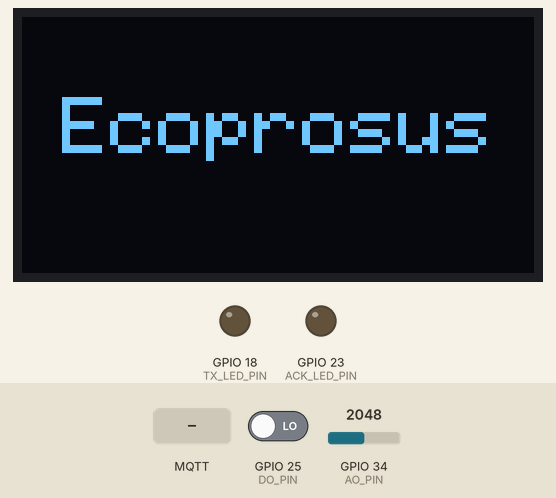
Recording of a sketch running on a simulated ESP32. Shown: 128×64 one-colour display, output pins drawn as LEDs (lit = HIGH). Dashed ring = blinking. The test bench sets the inputs (shaded band); at power-on: GPIO 25 (DO_PIN) LOW, GPIO 34 (AO_PIN) = 2048. WiFi joins after 1.5 s; servers stay silent unless stated; the local clock reads 2024-03-15 10:24:30 at power-on unless the sketch sets it; no MQTT or app messages arrive unless stated; what the sketch prints to the serial monitor is not drawn.

Above: at 1.1 s.
3.3 s: GPIO 25 (DO_PIN) driven HIGH
At 3.48 s:
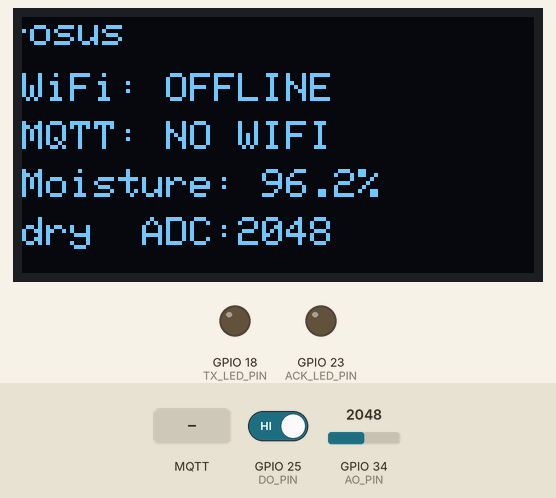
5.4 s: GPIO 25 (DO_PIN) driven LOW
At 7.1 s:
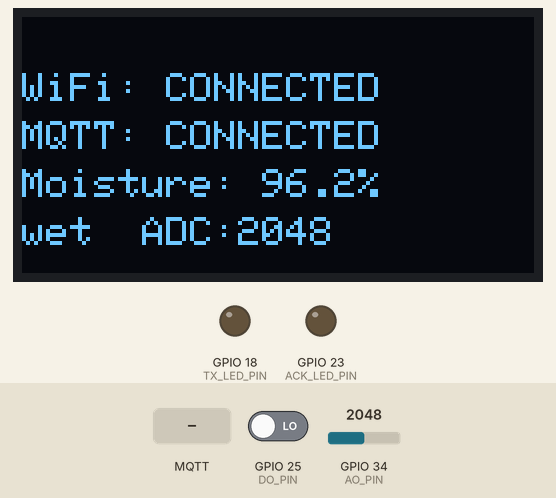
7.5 s: MQTT message "ACK" arrives on the first subscribed topic
At 7.62 s:
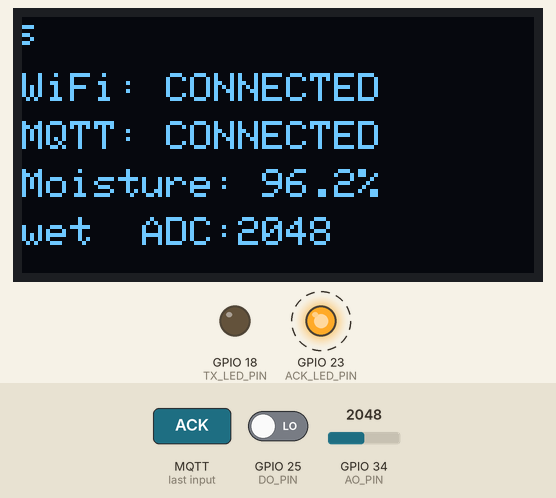
9.8 s: GPIO 34 (AO_PIN) set to 1960
At 10.12 s:
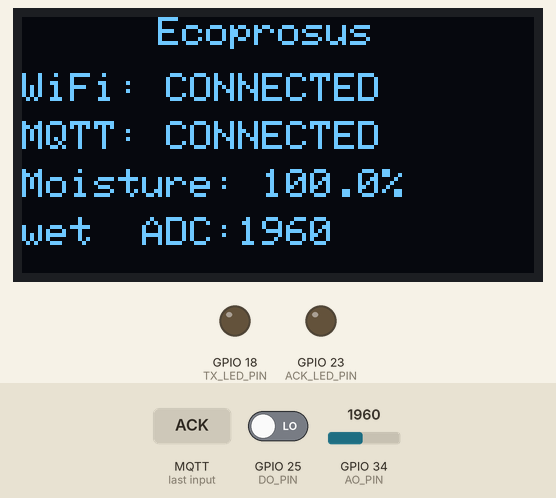
11.5 s: GPIO 34 (AO_PIN) set to 2040
At 12.5 s:
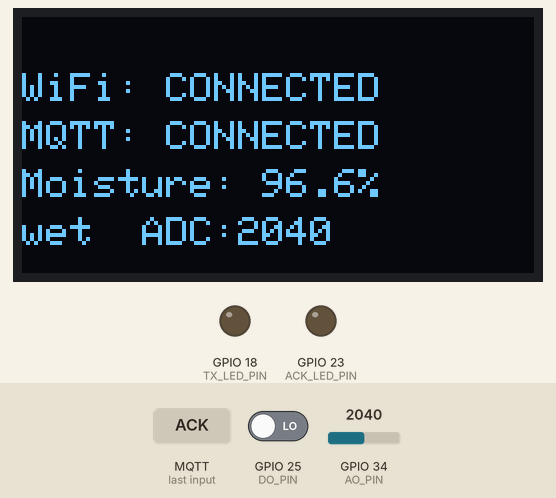
13.1 s: GPIO 34 (AO_PIN) set to 2047
At 30.66 s:
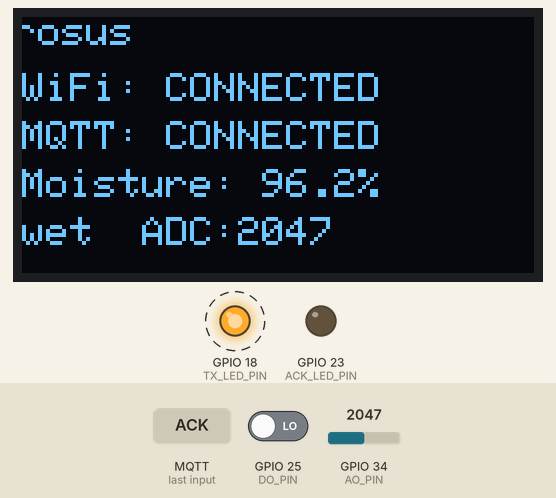
Timing chart, 0 to 32.0 s (numbered marks = the images above; inputs shaded):
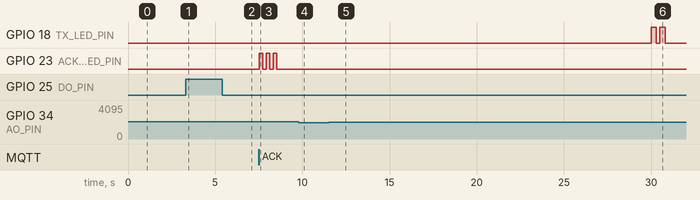

Measured:
- after the input at 3.3 s, the display: changes after 0.07 s (image 1)
- after the input at 5.4 s, the display: first changes after 0.05 s (image 2 shows a later state)
- after the input at 7.5 s, GPIO 23 (ACK_LED_PIN): alternates HIGH for 0.20 s and LOW for 0.20 s, 6 changes in all, then stays LOW, starting at once
- what the display in image 0 shows lasts 1.0 s, from 1.1 s to 2.1 s

The sketch:

ESP32_FC28_MQTT_NonBlocking.ino
```cpp
/*
  ECOPROSUS - ESP32 #1
  FC-28 Soil Moisture + OLED + WiFi + NTP + MQTT + JSON
  Non-blocking WiFi and MQTT connection
  OLED displays WiFi and MQTT connection status
  Double-blink TX LED during transmission
  ACK LED blinks 3 times when Raspberry Pi acknowledges
  Data transmission every 30 seconds
  ----------------------------------------------------------
  FC-28:
    AO -> GPIO 34
    DO -> GPIO 25

  OLED:
    SDA -> GPIO 21
    SCL -> GPIO 22
    Address -> 0x3C

  LEDs:
    TX LED  -> GPIO 18
    ACK LED -> GPIO 23

  MQTT Broker:
    Raspberry Pi IP -> 172.16.0.132
    Port            -> 1883

  MQTT Topics:
    Sensor -> ecoprosus/esp32-01/soil/moisture
    ACK    -> ecoprosus/esp32-01/ack        (Pi must publish payload: ACK)
    Status -> ecoprosus/esp32-01/status

  FC-28 Calibration:
    Wet = 1967
    Dry = 4095

  ACK handshake:
    1. ESP32 publishes JSON to the sensor topic (TX LED double-blinks)
    2. Raspberry Pi / Node-RED publishes "ACK" to the ACK topic
    3. ESP32 receives it and blinks the ACK LED 3 times on GPIO 23

  Time handling:
    The system clock is kept as TRUE UTC (configTime offset = 0).
    IST (+5:30) is added manually only for Serial display, so the JSON
    "timestamp" (which ends in Z) is genuinely UTC.

  Library required: "ArduinoJson" by Benoit Blanchon (v6.x or v7.x)
*/

#include <WiFi.h>
#include <PubSubClient.h>
#include <ArduinoJson.h>
#include "time.h"
#include <Wire.h>
#include <Adafruit_GFX.h>
#include <Adafruit_SSD1306.h>

// ======================================================
// OLED CONFIGURATION
// ======================================================

#define SCREEN_WIDTH 128
#define SCREEN_HEIGHT 64
#define OLED_RESET -1
#define OLED_ADDRESS 0x3C

Adafruit_SSD1306 display(
  SCREEN_WIDTH,
  SCREEN_HEIGHT,
  &Wire,
  OLED_RESET
);

// ======================================================
// WIFI CONFIGURATION
// ======================================================

const char* ssid = "Ecopro";
const char* password = "ecopro$123";

// ======================================================
// NTP CONFIGURATION
// ======================================================

const char* ntpServer = "pool.ntp.org";

// Used ONLY to shift the displayed time - never passed to configTime()
const long gmtOffset_sec_local = 19800;   // +5:30 (IST)

// ======================================================
// FC-28 CONFIGURATION
// ======================================================

#define AO_PIN 34
#define DO_PIN 25

#define WET_VALUE 1967
#define DRY_VALUE 4095

// ======================================================
// LED CONFIGURATION
// ======================================================

#define TX_LED_PIN 18
#define ACK_LED_PIN 23

// ======================================================
// DEVICE CONFIGURATION
// ======================================================

const char* DEVICE_ID = "ESP32_Node_01";

// ======================================================
// MQTT CONFIGURATION
// ======================================================

const char* mqtt_server = "172.16.0.132";
const int mqtt_port = 1883;

const char* mqtt_topic =
  "ecoprosus/esp32-01/soil/moisture";

const char* mqtt_status_topic =
  "ecoprosus/esp32-01/status";

const char* mqtt_ack_topic =
  "ecoprosus/esp32-01/ack";

WiFiClient espClient;
PubSubClient client(espClient);

// ======================================================
// TIMERS
// ======================================================

unsigned long lastMqttPublish = 0;
const unsigned long mqttInterval = 30000;

unsigned long lastMqttAttempt = 0;
const unsigned long mqttRetryInterval = 5000;

unsigned long lastWiFiAttempt = 0;
const unsigned long wifiRetryInterval = 5000;

unsigned long lastOLEDUpdate = 0;
const unsigned long oledUpdateInterval = 200;

// ======================================================
// STATUS VARIABLES
// ======================================================

String mqttDisplayStatus = "STARTING";
String wifiDisplayStatus = "STARTING";

bool ackReceived = false;

int latestAnalogValue = 0;
int latestDigitalValue = LOW;
float latestMoisture = 0.0;
String latestSoilStatus = "unknown";

// ======================================================
// OLED SCROLL
// ======================================================

int scrollX = -100;

// Lower this number to slow the scrolling down (e.g. 6 or 4)
const int scrollSpeed = 12;

// ======================================================
// TRANSMISSION LED (double blink)
// ======================================================

void blinkTXLED()
{
  digitalWrite(TX_LED_PIN, HIGH);
  delay(300);

  digitalWrite(TX_LED_PIN, LOW);
  delay(200);

  digitalWrite(TX_LED_PIN, HIGH);
  delay(300);

  digitalWrite(TX_LED_PIN, LOW);
}

// ======================================================
// ACK LED (3-times blink on GPIO 23)
// ======================================================

void blinkACKLED()
{
  for (int i = 0; i < 3; i++)
  {
    digitalWrite(ACK_LED_PIN, HIGH);
    delay(200);
    digitalWrite(ACK_LED_PIN, LOW);
    delay(200);
  }
}

// ======================================================
// MQTT CALLBACK - runs when a message arrives on a subscribed topic
// ======================================================

void mqttCallback(
  char* topic,
  byte* payload,
  unsigned int length
)
{
  String message;

  for (unsigned int i = 0; i < length; i++)
  {
    message += (char)payload[i];
  }

  Serial.println();
  Serial.println("--------------------------------------");
  Serial.print("MQTT message received on: ");
  Serial.println(topic);
  Serial.print("Message: ");
  Serial.println(message);

  // Tolerate stray whitespace / lower-case from the Pi side
  message.trim();
  message.toUpperCase();

  if (String(topic) == mqtt_ack_topic)
  {
    if (message == "ACK")
    {
      ackReceived = true;

      Serial.println("Raspberry Pi ACK received!");

      blinkACKLED();
    }
  }
}

// ======================================================
// CONNECT WIFI - NON-BLOCKING
// ======================================================

void connectWiFi()
{
  if (WiFi.status() == WL_CONNECTED)
  {
    wifiDisplayStatus = "CONNECTED";
    return;
  }

  unsigned long now = millis();

  if (now - lastWiFiAttempt < wifiRetryInterval)
  {
    wifiDisplayStatus = "OFFLINE";
    return;
  }

  lastWiFiAttempt = now;

  Serial.println("Trying to connect to Wi-Fi...");

  wifiDisplayStatus = "CONNECTING";

  WiFi.mode(WIFI_STA);
  WiFi.begin(ssid, password);
}

// ======================================================
// CONNECT MQTT - NON-BLOCKING
// ======================================================

void connectMQTT()
{
  if (WiFi.status() != WL_CONNECTED)
  {
    mqttDisplayStatus = "NO WIFI";
    return;
  }

  if (client.connected())
  {
    mqttDisplayStatus = "CONNECTED";
    return;
  }

  unsigned long now = millis();

  if (now - lastMqttAttempt < mqttRetryInterval)
  {
    mqttDisplayStatus = "BROKER OFF";
    return;
  }

  lastMqttAttempt = now;

  Serial.print("Connecting to MQTT broker...");

  mqttDisplayStatus = "CONNECTING";

  String clientID =
    String("ecoprosus-esp32-01-") +
    String((uint32_t)ESP.getEfuseMac(), HEX);

  if (client.connect(
        clientID.c_str(),
        mqtt_status_topic,
        0,
        true,
        "offline"))
  {
    Serial.println("connected!");

    mqttDisplayStatus = "CONNECTED";

    client.publish(
      mqtt_status_topic,
      "online",
      true
    );

    // Listen for the Raspberry Pi acknowledgement
    client.subscribe(mqtt_ack_topic);

    Serial.print("Subscribed to: ");
    Serial.println(mqtt_ack_topic);
  }
  else
  {
    Serial.print("failed, state=");
    Serial.println(client.state());

    mqttDisplayStatus = "BROKER OFF";
  }
}

// ======================================================
// CALCULATE SOIL MOISTURE
// ======================================================

float calculateMoisture(int analogValue)
{
  float moisture =
    ((float)(DRY_VALUE - analogValue) /
     (DRY_VALUE - WET_VALUE)) * 100.0;

  moisture = constrain(
    moisture,
    0.0,
    100.0
  );

  return moisture;
}

// ======================================================
// TRUE UTC ISO TIMESTAMP (for JSON "timestamp" field)
// Non-blocking: uses time(nullptr), not getLocalTime()
// ======================================================

String getISOTimestamp()
{
  time_t now = time(nullptr);   // genuinely UTC, since the clock is never offset

  if (now < 100000)             // NTP not synced yet
  {
    return "NTP_SYNC_ERROR";
  }

  struct tm utcTime;
  gmtime_r(&now, &utcTime);

  char timestamp[30];

  strftime(
    timestamp,
    sizeof(timestamp),
    "%Y-%m-%dT%H:%M:%SZ",
    &utcTime
  );

  return String(timestamp);
}

// ======================================================
// LOCAL (IST) TIME FOR DISPLAY - manual +5:30 offset, non-blocking
// ======================================================

bool getIstTime(struct tm* localTimeinfo)
{
  time_t now = time(nullptr);

  if (now < 100000)
  {
    return false;
  }

  time_t localEpoch = now + gmtOffset_sec_local;
  gmtime_r(&localEpoch, localTimeinfo);

  return true;
}

// ======================================================
// UPDATE OLED
// ======================================================

void updateOLED()
{
  display.clearDisplay();

  display.setTextColor(SSD1306_WHITE);

  // Scrolling title
  display.setTextSize(1);
  display.setCursor(scrollX, 0);
  display.println("Ecoprosus");

  display.setTextSize(1);

  display.setCursor(0, 14);
  display.print("WiFi: ");
  display.println(wifiDisplayStatus);

  display.setCursor(0, 26);
  display.print("MQTT: ");
  display.println(mqttDisplayStatus);

  display.setCursor(0, 38);
  display.print("Moisture: ");
  display.print(latestMoisture, 1);
  display.println("%");

  display.setCursor(0, 50);
  display.print(latestSoilStatus);
  display.print("  ADC:");
  display.print(latestAnalogValue);

  display.display();
}

// ======================================================
// SETUP
// ======================================================

void setup()
{
  Serial.begin(115200);

  delay(1000);

  Serial.println();
  Serial.println("======================================");
  Serial.println("        ECOPROSUS ESP32 #1");
  Serial.println(" FC-28 + OLED + WiFi + MQTT + JSON");
  Serial.println("======================================");

  // ----------------------------------------------------
  // LEDs
  // ----------------------------------------------------

  pinMode(TX_LED_PIN, OUTPUT);
  digitalWrite(TX_LED_PIN, LOW);

  pinMode(ACK_LED_PIN, OUTPUT);
  digitalWrite(ACK_LED_PIN, LOW);

  // ----------------------------------------------------
  // FC-28
  // ----------------------------------------------------

  pinMode(DO_PIN, INPUT);

  // ----------------------------------------------------
  // OLED
  // ----------------------------------------------------

  Wire.begin(21, 22);

  if (!display.begin(
        SSD1306_SWITCHCAPVCC,
        OLED_ADDRESS))
  {
    Serial.println("SSD1306 allocation failed");

    while (true)
    {
      delay(1000);
    }
  }

  Serial.println("OLED initialized!");

  display.clearDisplay();
  display.setTextColor(SSD1306_WHITE);
  display.setTextSize(2);
  display.setCursor(10, 20);
  display.println("Ecoprosus");
  display.display();

  delay(1000);

  // ----------------------------------------------------
  // Wi-Fi
  // ----------------------------------------------------

  WiFi.mode(WIFI_STA);
  WiFi.begin(ssid, password);

  lastWiFiAttempt = millis();

  Serial.println("Wi-Fi connection started.");

  // ----------------------------------------------------
  // NTP - system clock kept as TRUE UTC (offset 0)
  // ----------------------------------------------------

  configTime(
    0,
    0,
    ntpServer
  );

  Serial.println("NTP synchronization started.");

  // ----------------------------------------------------
  // MQTT
  // ----------------------------------------------------

  client.setServer(
    mqtt_server,
    mqtt_port
  );

  client.setCallback(mqttCallback);

  // Larger buffer so longer JSON payloads never fail silently
  client.setBufferSize(512);

  // Allow immediate first MQTT attempt
  lastMqttAttempt = millis() - mqttRetryInterval;

  Serial.println("MQTT configured.");

  Serial.println();
  Serial.println("System ready!");
  Serial.println("--------------------------------------");
}

// ======================================================
// LOOP
// ======================================================

void loop()
{
  // ====================================================
  // CHECK WIFI
  // ====================================================

  if (WiFi.status() == WL_CONNECTED)
  {
    if (wifiDisplayStatus != "CONNECTED")
    {
      Serial.println("Wi-Fi connected!");

      Serial.print("ESP32 IP: ");
      Serial.println(WiFi.localIP());

      Serial.print("Wi-Fi RSSI: ");
      Serial.print(WiFi.RSSI());
      Serial.println(" dBm");
    }

    wifiDisplayStatus = "CONNECTED";
  }
  else
  {
    wifiDisplayStatus = "OFFLINE";
    connectWiFi();
  }

  // ====================================================
  // CHECK MQTT (client.loop() also delivers incoming ACKs)
  // ====================================================

  if (WiFi.status() == WL_CONNECTED)
  {
    if (!client.connected())
    {
      connectMQTT();
    }
    else
    {
      mqttDisplayStatus = "CONNECTED";
    }

    client.loop();
  }
  else
  {
    mqttDisplayStatus = "NO WIFI";
  }

  // ====================================================
  // READ FC-28
  // ====================================================

  latestAnalogValue = analogRead(AO_PIN);
  latestDigitalValue = digitalRead(DO_PIN);

  float voltage =
    (latestAnalogValue / 4095.0) * 3.3;

  latestMoisture =
    calculateMoisture(latestAnalogValue);

  if (latestDigitalValue == HIGH)
  {
    latestSoilStatus = "dry";
  }
  else
  {
    latestSoilStatus = "wet";
  }

  // ====================================================
  // SERIAL MONITOR (every 1 second, shows IST)
  // ====================================================

  static unsigned long lastSerialPrint = 0;

  if (millis() - lastSerialPrint >= 1000)
  {
    lastSerialPrint = millis();

    struct tm timeinfo;
    char dateTimeBuffer[30];

    if (getIstTime(&timeinfo))
    {
      strftime(
        dateTimeBuffer,
        sizeof(dateTimeBuffer),
        "%d-%m-%Y %H:%M:%S",
        &timeinfo
      );
    }
    else
    {
      strcpy(
        dateTimeBuffer,
        "NTP Sync..."
      );
    }

    Serial.println();
    Serial.println("--------------------------------------");
    Serial.print("Ecoprosus | ");
    Serial.println(dateTimeBuffer);

    Serial.print("Wi-Fi      : ");
    Serial.println(wifiDisplayStatus);

    Serial.print("MQTT       : ");
    Serial.println(mqttDisplayStatus);

    Serial.print("Analog     : ");
    Serial.println(latestAnalogValue);

    Serial.print("Voltage    : ");
    Serial.print(voltage, 2);
    Serial.println(" V");

    Serial.print("Moisture   : ");
    Serial.print(latestMoisture, 1);
    Serial.println(" %");

    Serial.print("Soil       : ");
    Serial.println(latestSoilStatus);
  }

  // ====================================================
  // MQTT PUBLISH EVERY 30 SECONDS
  // ====================================================

  if (millis() - lastMqttPublish >= mqttInterval)
  {
    lastMqttPublish = millis();

    if (client.connected())
    {
      Serial.println();
      Serial.println(">>> TRANSMISSION START");
      Serial.println(
        "TX LED: ON 0.3s -> OFF 0.2s -> ON 0.3s -> OFF"
      );

      blinkTXLED();

      // ------------------------------------------------
      // CREATE JSON
      // ------------------------------------------------

      JsonDocument doc;

      doc["device_id"] = DEVICE_ID;
      doc["timestamp"] = getISOTimestamp();

      JsonObject readings =
        doc["readings"].to<JsonObject>();

      readings["soil_moisture_pct"] =
        round(latestMoisture * 10) / 10.0;

      readings["soil_moisture_raw"] =
        latestAnalogValue;

      JsonObject status =
        doc["status"].to<JsonObject>();

      status["sensor"] =
        latestSoilStatus;

      status["reading_valid"] =
        true;

      // ------------------------------------------------
      // SERIALIZE JSON
      // ------------------------------------------------

      char payload[300];

      size_t len =
        serializeJson(
          doc,
          payload,
          sizeof(payload)
        );

      // ------------------------------------------------
      // PUBLISH JSON
      // ------------------------------------------------

      bool published =
        client.publish(
          mqtt_topic,
          payload,
          len
        );

      if (published)
      {
        Serial.println("MQTT published successfully:");
        Serial.println(payload);

        Serial.print("Topic: ");
        Serial.println(mqtt_topic);

        Serial.println(
          "Waiting for Raspberry Pi ACK..."
        );

        ackReceived = false;

        // Actively check the network packet queue for 2 seconds to capture Node-RED ACK instantly
        unsigned long startWait = millis();
        while (millis() - startWait < 2000)
        {
          client.loop();
          if (ackReceived)
          {
            break;
          }
          delay(10);
        }
      }
      else
      {
        Serial.println("MQTT publish failed!");
        mqttDisplayStatus = "PUBLISH FAIL";
      }
    }
    else
    {
      Serial.println(
        "MQTT unavailable. Reading not published."
      );
    }
  }

  // ====================================================
  // OLED UPDATE
  // ====================================================

  if (millis() - lastOLEDUpdate >= oledUpdateInterval)
  {
    lastOLEDUpdate = millis();

    updateOLED();

    scrollX += scrollSpeed;

    if (scrollX > SCREEN_WIDTH)
    {
      scrollX = -110;
    }
  }

  delay(20);
}
```
